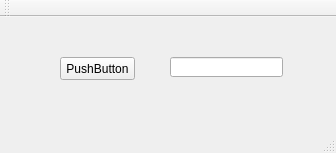
<?xml version="1.0" encoding="UTF-8"?>
<ui version="4.0">
 <class>MainWindow</class>
 <widget class="QMainWindow" name="MainWindow">
  <property name="geometry">
   <rect>
    <x>0</x>
    <y>0</y>
    <width>336</width>
    <height>153</height>
   </rect>
  </property>
  <property name="windowTitle">
   <string>MainWindow</string>
  </property>
  <widget class="QWidget" name="centralWidget">
   <widget class="QPushButton" name="pushButton">
    <property name="geometry">
     <rect>
      <x>60</x>
      <y>40</y>
      <width>75</width>
      <height>23</height>
     </rect>
    </property>
    <property name="text">
     <string>PushButton</string>
    </property>
   </widget>
   <widget class="QLineEdit" name="lineEdit">
    <property name="geometry">
     <rect>
      <x>170</x>
      <y>40</y>
      <width>113</width>
      <height>20</height>
     </rect>
    </property>
   </widget>
  </widget>
  <widget class="QMenuBar" name="menuBar">
   <property name="geometry">
    <rect>
     <x>0</x>
     <y>0</y>
     <width>336</width>
     <height>21</height>
    </rect>
   </property>
  </widget>
  <widget class="QToolBar" name="mainToolBar">
   <attribute name="toolBarArea">
    <enum>TopToolBarArea</enum>
   </attribute>
   <attribute name="toolBarBreak">
    <bool>false</bool>
   </attribute>
  </widget>
  <widget class="QStatusBar" name="statusBar"/>
 </widget>
 <layoutdefault spacing="6" margin="11"/>
 <resources/>
 <connections/>
</ui>
